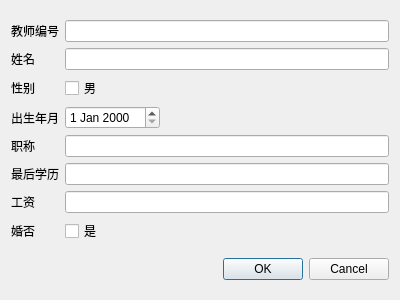
<?xml version="1.0" encoding="UTF-8"?>
<ui version="4.0">
 <class>TeacherDialog</class>
 <widget class="QDialog" name="TeacherDialog">
  <property name="geometry">
   <rect>
    <x>0</x>
    <y>0</y>
    <width>400</width>
    <height>300</height>
   </rect>
  </property>
  <property name="windowTitle">
   <string>Dialog</string>
  </property>
  <layout class="QVBoxLayout" name="verticalLayout_3">
   <item>
    <layout class="QVBoxLayout" name="verticalLayout_2">
     <item>
      <layout class="QVBoxLayout" name="verticalLayout">
       <item>
        <layout class="QHBoxLayout" name="horizontalLayout">
         <item>
          <widget class="QLabel" name="label">
           <property name="text">
            <string>教师编号</string>
           </property>
          </widget>
         </item>
         <item>
          <widget class="QLineEdit" name="lineId"/>
         </item>
        </layout>
       </item>
       <item>
        <layout class="QHBoxLayout" name="horizontalLayout_2">
         <property name="spacing">
          <number>30</number>
         </property>
         <item>
          <widget class="QLabel" name="label_2">
           <property name="text">
            <string>姓名</string>
           </property>
          </widget>
         </item>
         <item>
          <widget class="QLineEdit" name="lineEditName">
           <property name="enabled">
            <bool>true</bool>
           </property>
           <property name="text">
            <string/>
           </property>
           <property name="maxLength">
            <number>32767</number>
           </property>
          </widget>
         </item>
        </layout>
       </item>
       <item>
        <layout class="QHBoxLayout" name="horizontalLayout_3">
         <property name="spacing">
          <number>30</number>
         </property>
         <item>
          <widget class="QLabel" name="label_4">
           <property name="text">
            <string>性别</string>
           </property>
          </widget>
         </item>
         <item>
          <widget class="QCheckBox" name="checkBoxSex">
           <property name="text">
            <string>男</string>
           </property>
          </widget>
         </item>
         <item>
          <spacer name="horizontalSpacer_2">
           <property name="orientation">
            <enum>Qt::Horizontal</enum>
           </property>
           <property name="sizeHint" stdset="0">
            <size>
             <width>40</width>
             <height>20</height>
            </size>
           </property>
          </spacer>
         </item>
        </layout>
       </item>
       <item>
        <layout class="QHBoxLayout" name="horizontalLayout_4">
         <item>
          <widget class="QLabel" name="label_5">
           <property name="text">
            <string>出生年月</string>
           </property>
          </widget>
         </item>
         <item>
          <widget class="QDateEdit" name="dateEdit"/>
         </item>
         <item>
          <spacer name="horizontalSpacer">
           <property name="orientation">
            <enum>Qt::Horizontal</enum>
           </property>
           <property name="sizeHint" stdset="0">
            <size>
             <width>40</width>
             <height>20</height>
            </size>
           </property>
          </spacer>
         </item>
        </layout>
       </item>
       <item>
        <layout class="QHBoxLayout" name="horizontalLayout_5">
         <property name="spacing">
          <number>30</number>
         </property>
         <item>
          <widget class="QLabel" name="label_6">
           <property name="text">
            <string>职称</string>
           </property>
          </widget>
         </item>
         <item>
          <widget class="QLineEdit" name="lineEditProfessionalTitle"/>
         </item>
        </layout>
       </item>
       <item>
        <layout class="QHBoxLayout" name="horizontalLayout_6">
         <item>
          <widget class="QLabel" name="label_7">
           <property name="text">
            <string>最后学历</string>
           </property>
          </widget>
         </item>
         <item>
          <widget class="QLineEdit" name="lineEditEducation"/>
         </item>
        </layout>
       </item>
       <item>
        <layout class="QHBoxLayout" name="horizontalLayout_7">
         <property name="spacing">
          <number>30</number>
         </property>
         <item>
          <widget class="QLabel" name="label_8">
           <property name="text">
            <string>工资</string>
           </property>
          </widget>
         </item>
         <item>
          <widget class="QLineEdit" name="lineEditSalary"/>
         </item>
        </layout>
       </item>
       <item>
        <layout class="QHBoxLayout" name="horizontalLayout_8">
         <property name="spacing">
          <number>30</number>
         </property>
         <item>
          <widget class="QLabel" name="label_9">
           <property name="text">
            <string>婚否</string>
           </property>
          </widget>
         </item>
         <item>
          <widget class="QCheckBox" name="checkBoxMarried">
           <property name="text">
            <string>是</string>
           </property>
          </widget>
         </item>
         <item>
          <spacer name="horizontalSpacer_3">
           <property name="orientation">
            <enum>Qt::Horizontal</enum>
           </property>
           <property name="sizeHint" stdset="0">
            <size>
             <width>40</width>
             <height>20</height>
            </size>
           </property>
          </spacer>
         </item>
        </layout>
       </item>
      </layout>
     </item>
    </layout>
   </item>
   <item>
    <widget class="QDialogButtonBox" name="buttonBox">
     <property name="orientation">
      <enum>Qt::Horizontal</enum>
     </property>
     <property name="standardButtons">
      <set>QDialogButtonBox::Cancel|QDialogButtonBox::Ok</set>
     </property>
    </widget>
   </item>
  </layout>
 </widget>
 <resources/>
 <connections>
  <connection>
   <sender>buttonBox</sender>
   <signal>accepted()</signal>
   <receiver>TeacherDialog</receiver>
   <slot>accept()</slot>
   <hints>
    <hint type="sourcelabel">
     <x>248</x>
     <y>254</y>
    </hint>
    <hint type="destinationlabel">
     <x>157</x>
     <y>274</y>
    </hint>
   </hints>
  </connection>
  <connection>
   <sender>buttonBox</sender>
   <signal>rejected()</signal>
   <receiver>TeacherDialog</receiver>
   <slot>reject()</slot>
   <hints>
    <hint type="sourcelabel">
     <x>316</x>
     <y>260</y>
    </hint>
    <hint type="destinationlabel">
     <x>286</x>
     <y>274</y>
    </hint>
   </hints>
  </connection>
 </connections>
</ui>
